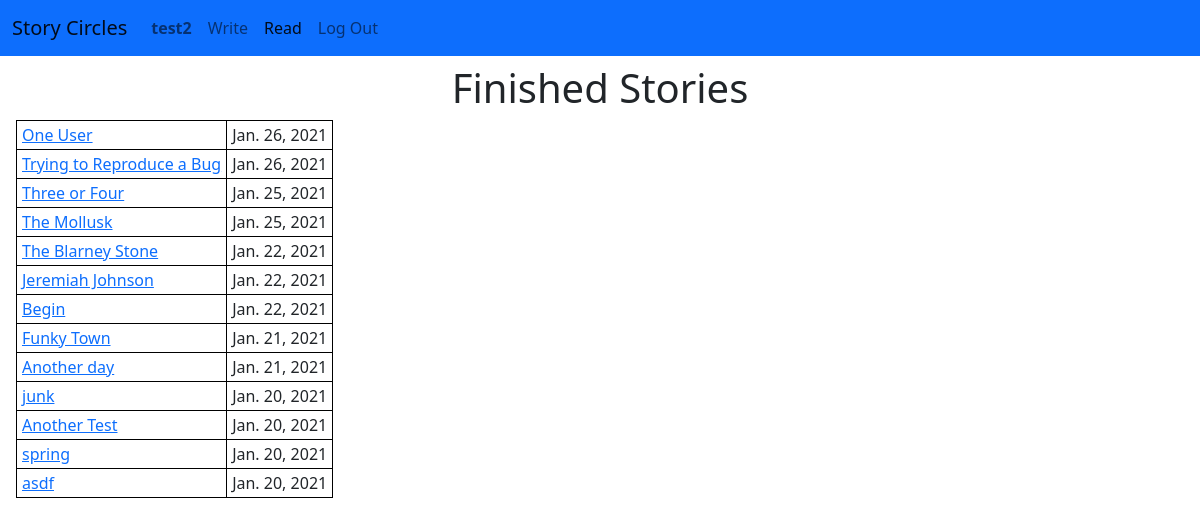
Before: /circle/stories (signed in) with the older database file.
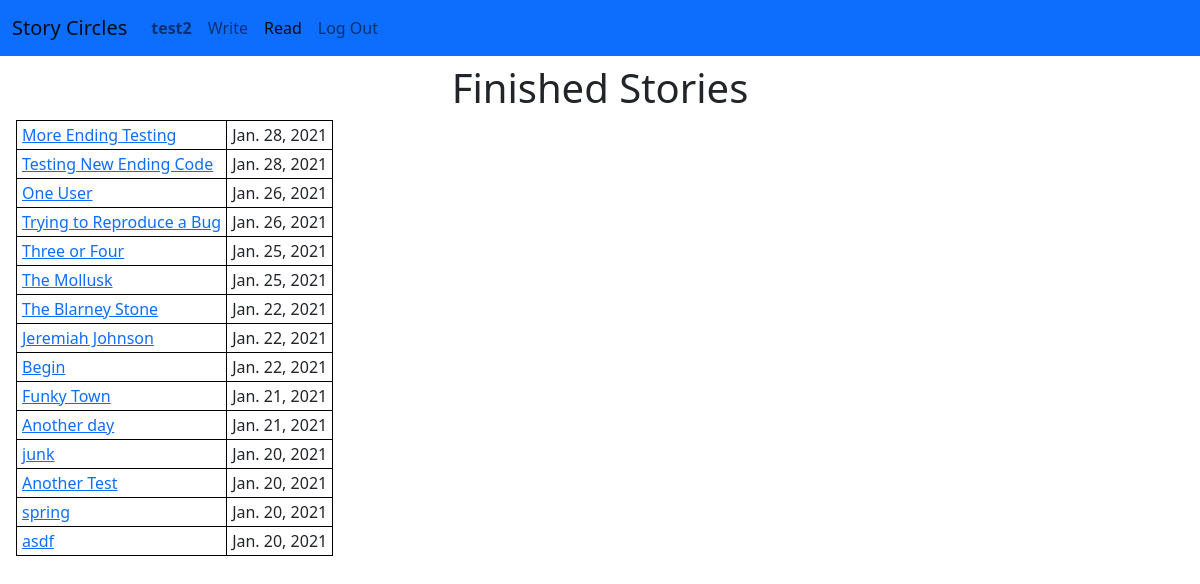
After: the same page with the newer database file.
### circle/models.py (models this page shows, shortened)
class Story(models.Model):
    title = models.TextField(unique=True)
    authors = models.ManyToManyField(
        User,
        related_name="stories",
        blank=True
    )
    text = models.TextField()
    start_time = models.DateTimeField(blank=True, null=True)
    finish_time = models.DateTimeField(blank=True, null=True)
    finished = models.BooleanField(default=False)
    def get_absolute_url(self):
        if self.finished:
            return reverse('finished_story', args = [self.pk])
        else:
            return reverse('circle', args = [self.circle.pk])

### circle/views.py (the view)
# urls.py: path('stories', views.FinishedStoryListView.as_view(), name='finished_stories'),
class FinishedStoryListView(LoginRequiredMixin, ListView):
    model = Story
    template_name = "circle/finishedstory_list.html"
    queryset = Story.objects.filter(finished=True).order_by('-finish_time')
    context_object_name = 'stories'

### circle/models.py (called while the page is built)
    def get_absolute_url(self):
        return reverse('user', args=[self.pk])

### circle/templates/circle/finishedstory_list.html (shortened to what this page needs)
{% extends "circle/layout.html" %}
{% load static %}
{% block body %}
    <h1>
        Finished Stories
    </h1>
    {% include "circle/include/finished_story_table.html" %}
{% endblock %}

### circle/templates/circle/include/finished_story_table.html
<table class="finished-story-table">
    {% for story in stories %}
    <tr>
        <td class="finished-story-title">
            <a href="{{ story.get_absolute_url }}">{{ story.title }}</a>
        </td>
        <td class="finished-story-date">
            {{ story.finish_time.date }}
        </td>
    </tr>
    {% endfor %}
</table>

Changed rows visible on the page:
added Story: title "More Ending Testing", finish_time "Jan. 28, 2021"
added Story: title "Testing New Ending Code", finish_time "Jan. 28, 2021"
